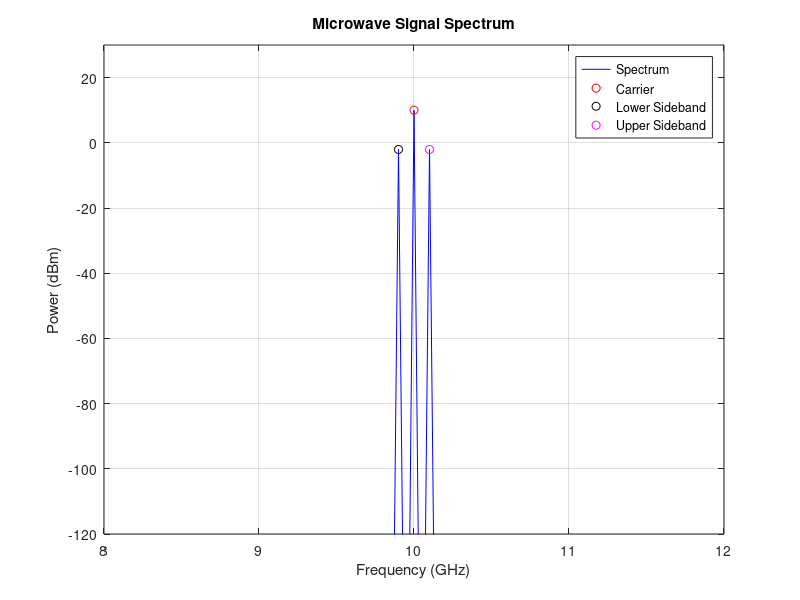

Recreate this plot in MATLAB.

clc;
clear;
close all;

% Input parameters
fc = 10e9;       % Carrier frequency = 10 GHz
A = 1;           % Carrier amplitude = 1 V
fm = 0.1e9;      % Modulating frequency = 0.1 GHz
mu = 0.5;        % Modulation index
fs = 50e9;       % Sampling frequency = 50 GHz

% Generate signal
T = 20e-9;
t = 0:1/fs:T-1/fs;
x = A*(1 + mu*cos(2*pi*fm*t)).*cos(2*pi*fc*t);

% FFT spectrum
N = length(x);
X = abs(fft(x))/N;
X = X(1:N/2+1);
X(2:end-1) = 2*X(2:end-1);
f = (0:N/2)*fs/N;

% Convert amplitude spectrum to dBm (50 ohm)
Vpeak = max(X,1e-12);
P = (Vpeak/sqrt(2)).^2/50;
PdBm = 10*log10(P/1e-3);

% Find carrier and sidebands
[~,ic] = min(abs(f-fc));
[~,il] = min(abs(f-(fc-fm)));
[~,iu] = min(abs(f-(fc+fm)));

Pc = PdBm(ic);
PL = PdBm(il);
PU = PdBm(iu);

% Spurious level relative to carrier
mask = true(size(PdBm));
mask([ic il iu]) = false;
mask(f < 8e9 | f > 12e9) = false;
Pspur = max(PdBm(mask));
spur_dBc = Pspur-Pc;

% Display results
fprintf('MICROWAVE SPECTRUM ANALYSIS\n');
fprintf('Carrier frequency = %.2f GHz\n',f(ic)/1e9);
fprintf('Lower sideband = %.2f GHz\n',f(il)/1e9);
fprintf('Upper sideband = %.2f GHz\n',f(iu)/1e9);
fprintf('Carrier power = %.2f dBm\n',Pc);
fprintf('Lower sideband power = %.2f dBm\n',PL);
fprintf('Upper sideband power = %.2f dBm\n',PU);
fprintf('Spurious level = %.2f dBc\n',spur_dBc);

% Plot spectrum
figure;
plot(f/1e9,PdBm,'b');
grid on;
xlim([8 12]);
ylim([-120 30]);
xlabel('Frequency (GHz)');
ylabel('Power (dBm)');
title('Microwave Signal Spectrum');
hold on;
plot(f(ic)/1e9,Pc,'ro');
plot(f(il)/1e9,PL,'ko');
plot(f(iu)/1e9,PU,'mo');
legend('Spectrum','Carrier','Lower Sideband','Upper Sideband');
